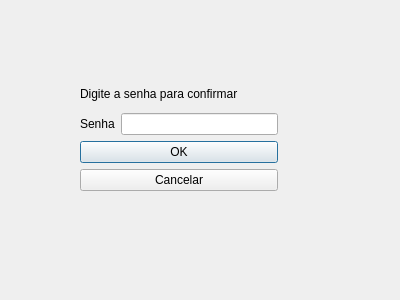
<?xml version="1.0" encoding="UTF-8"?>
<ui version="4.0">
 <class>ConfirmPasswordWindow</class>
 <widget class="QDialog" name="ConfirmPasswordWindow">
  <property name="geometry">
   <rect>
    <x>0</x>
    <y>0</y>
    <width>400</width>
    <height>300</height>
   </rect>
  </property>
  <property name="windowTitle">
   <string>Dialog</string>
  </property>
  <widget class="QWidget" name="">
   <property name="geometry">
    <rect>
     <x>80</x>
     <y>80</y>
     <width>198</width>
     <height>111</height>
    </rect>
   </property>
   <layout class="QVBoxLayout" name="verticalLayout_2">
    <item>
     <widget class="QLabel" name="label_2">
      <property name="text">
       <string>Digite a senha para confirmar</string>
      </property>
     </widget>
    </item>
    <item>
     <layout class="QVBoxLayout" name="verticalLayout">
      <item>
       <layout class="QHBoxLayout" name="horizontalLayout">
        <item>
         <widget class="QLabel" name="label">
          <property name="text">
           <string>Senha</string>
          </property>
         </widget>
        </item>
        <item>
         <widget class="QLineEdit" name="senha_txt"/>
        </item>
       </layout>
      </item>
      <item>
       <widget class="QPushButton" name="ok_btn">
        <property name="text">
         <string>OK</string>
        </property>
       </widget>
      </item>
      <item>
       <widget class="QPushButton" name="abort_btn">
        <property name="text">
         <string>Cancelar</string>
        </property>
       </widget>
      </item>
     </layout>
    </item>
   </layout>
  </widget>
 </widget>
 <resources/>
 <connections/>
</ui>
